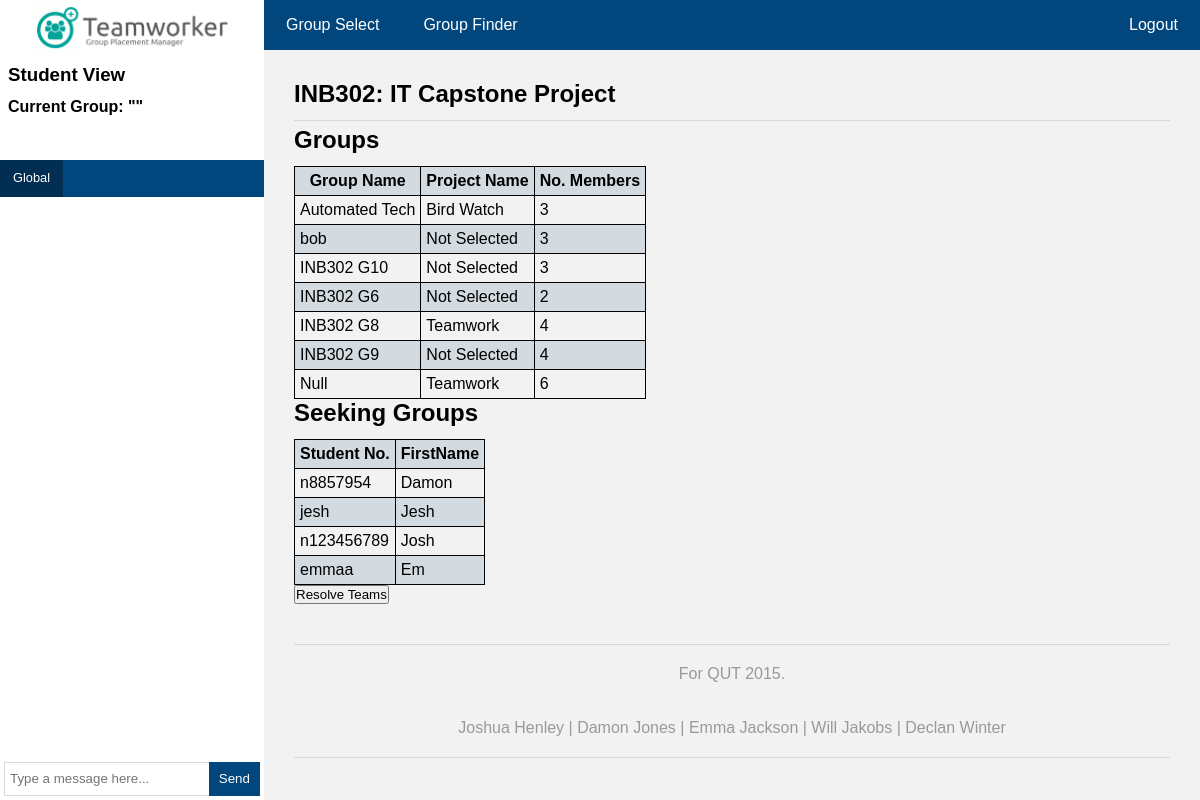
Screenshot of /group/manage/index.php?unit=INB302 (signed in) with the database file from the repository.
### tables this page shows
CREATE TABLE IF NOT EXISTS `D_Accounts` (
  `UserId` int(11) NOT NULL,
  `PassPhrase` varchar(50) NOT NULL,
  `Length` int(11) NOT NULL,
  `salt` varchar(64) NOT NULL,
  `Username` varchar(20) NOT NULL,
  `FirstName` varchar(15) NOT NULL,
  `LastName` varchar(15) NOT NULL,
  `DateOfBirth` date DEFAULT NULL,
  `Email` varchar(60) NOT NULL
);

### core/database.php (the view, shortened to what this page needs)
<?php
	$mysqli = new mysqli('localhost', 'deamon_302', 'rip.Inplace2015', 'deamon_INB302');
	function multiSQL($sql){
		global $mysqli;
		$p = mysqli_query($mysqli,$sql);
		if($p != NULL){
			return $p;
		}
		else{
			return 0;
		}
	}
	function table($sql){
		$result = multiSQL($sql);
		$header = 1;
		echo "<table>";
		while($row = mysqli_fetch_array($result,MYSQL_ASSOC)){
			if($header){
				echo "<tr>";
				foreach($row as $key=>$value){
					echo "<th>$key</th>";
				}
				echo "</tr>";
				$header = 0;
			}
			echo "<tr>";
			foreach($row as $value){
				echo "<td>$value</td>";
			}
			echo "</tr>";
		}
		echo "</table>";
	}
?>

### style.css (style rules this page uses)
* { margin: 0; padding: 0; font-family: Arial, Helvetica, sans-serif; }
table { border-collapse: collapse; }
table td, table th { border: 1px solid black; padding: 5px; }
table tr:nth-child(odd) { background-color: #D3DBE0; }

### rows the page displays
d_accounts: key "Student No.", key "FirstName", Username "n8857954", FirstName "Damon"
d_accounts: Username "jesh", FirstName "Jesh"
d_accounts: Username "n123456789", FirstName "Josh"
d_accounts: Username "emmaa", FirstName "Em"

### other values shown
$key "Group Name"
$key "Project Name"
$key "No. Members"
$value "Automated Tech"
$value "Bird Watch"
$value "3"
$value "bob"
$value "Not Selected"
$value "INB302 G10"
$value "INB302 G6"
$value "2"
$value "INB302 G8"
$value "Teamwork"
$value "4"
$value "INB302 G9"
